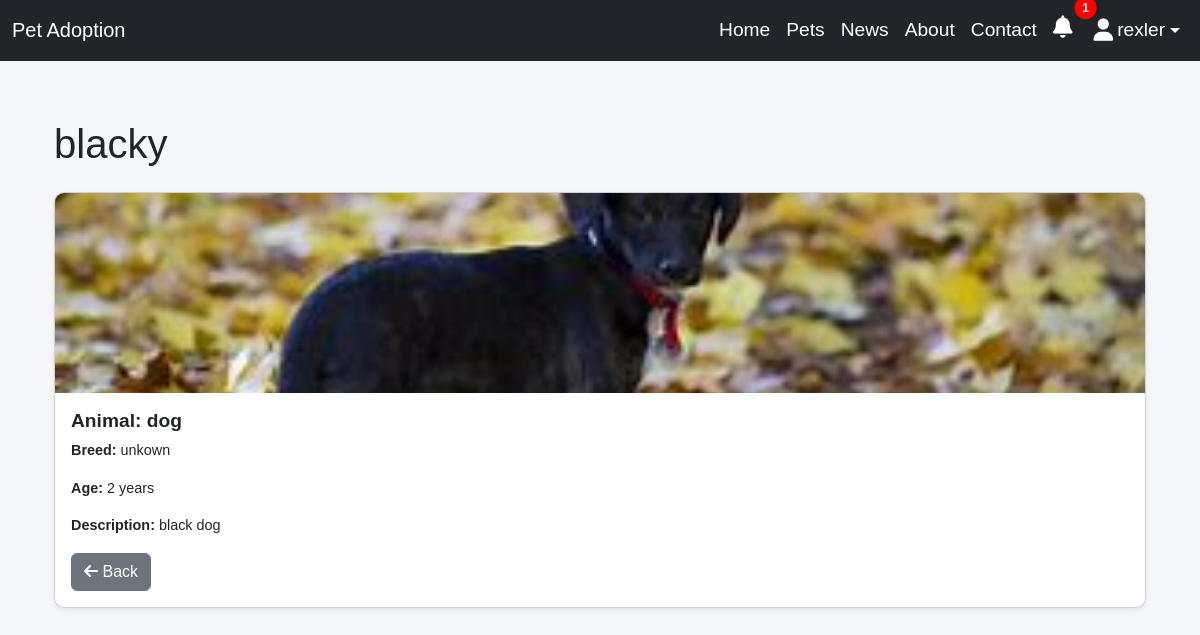
The app's page /pets/1/ (signed in) with its own data.
### accounts/models.py (models this page shows, shortened)
class CustomUser(AbstractUser):
    age = models.IntegerField(null=True, blank=True)
    gender = models.CharField(max_length=10,  choices=[
            ('Male', 'Male'),
            ('Female', 'Female'),
            ('Other', 'Other'),
        ],)
    phone_number = models.CharField(max_length=15)
    image = models.ImageField(upload_to='profile_images/', blank=True, null=True, default='profile_images/default_profile.jpg')

### app/models.py (models this page shows, shortened)
class Pet(models.Model):
    name = models.CharField(max_length=100)
    animal = models.CharField(max_length=50)
    breed = models.CharField(max_length=50)
    age = models.IntegerField()
    description = models.TextField()
    post_image = models.ImageField(upload_to='pets/')
    owner = models.ForeignKey(settings.AUTH_USER_MODEL, null=True, blank=True, on_delete=models.SET_NULL)
    is_adopted = models.BooleanField(default=False)

### app/views.py (the view)
# urls.py: path('pets/<int:pk>/', PetDetailView.as_view(), name='pet_detail'),
class PetDetailView(DetailView):
    model = Pet
    template_name = 'pet/pet_detail.html'
    context_object_name = 'pet'
    def get_context_data(self, **kwargs):
        context = super().get_context_data(**kwargs)
        pet = context['pet']
        existing_application = AdoptionApplication.objects.filter(user=self.request.user, pet=pet).first()
        context['already_applied'] = existing_application and existing_application.status in ['Pending', 'Approved']
        return context

### app/context_processors.py (called while the page is built)
def notification_count(request):
    if request.user.is_authenticated:
        unread_count = Notification.objects.filter(
            Q(sender=request.user) | Q(recipient=request.user),
            is_read=False
        ).count()
    else:
        unread_count = 0
    return {'unread_notifications_count': unread_count}

### app/templates/pet/pet_detail.html (shortened to what this page needs)
{% extends 'app/base.html' %}
{% block content %}
<div class="container mt-4">
    <h1 class="mb-4">{{ pet.name }}</h1>
    <div class="card shadow-sm">
        {% if pet.post_image %}
        <img src="{{ pet.post_image.url }}" class="card-img-top" alt="{{ pet.name }}">
        {% endif %}
        <div class="card-body">
            <h5 class="card-title"><strong>Animal:</strong> {{ pet.animal }}</h5>
            <p class="card-text"><strong>Breed:</strong> {{ pet.breed }}</p>
            <p class="card-text"><strong>Age:</strong> {{ pet.age }} years</p>
            <p class="card-text"><strong>Description:</strong> {{ pet.description }}</p>
            <a href="{% url 'pet_list' %}" class="btn btn-secondary"><i class="fas fa-arrow-left"></i> Back</a>
        </div>
    </div>
</div>
{% endblock content %}

### app/templates/app/base.html (shortened to what this page needs)
<!DOCTYPE html>
{% load static %}
<html lang="en">
<head>
    <link rel="stylesheet" href="https://cdn.jsdelivr.net/npm/bootstrap@5.3.0/dist/css/bootstrap.min.css">
    <link rel="stylesheet" href="https://cdnjs.cloudflare.com/ajax/libs/font-awesome/6.4.2/css/all.min.css">
    <link rel="stylesheet" href="{% static 'css/base.css' %}">
</head>
<body>
    <nav class="navbar navbar-expand-lg navbar-dark bg-dark fixed-top">
        <div class="container-fluid">
            <a class="navbar-brand" href="{% url 'pet_list' %}">Pet Adoption</a>
            <div class="collapse navbar-collapse" id="navbarNav">
                <ul class="navbar-nav ms-auto">
                    <li class="nav-item">
                        <a class="nav-link active" href="{% url 'home' %}">Home</a>
                    </li>
                    <li class="nav-item">
                        <a class="nav-link" href="{% url 'pet_list' %}">Pets</a>
                    </li>
                    <li class="nav-item">
                        <a class="nav-link" href="{% url 'post_list' %}">News</a>
                    </li>
                    <li class="nav-item">
                        <a class="nav-link" href="{% url 'about' %}">About</a>
                    </li>
                    <li class="nav-item">
                        <a class="nav-link" href="{% url 'contact' %}">Contact</a>
                    </li>
                    <li class="nav-item">
                        <a class="nav-link position-relative" href="{% url 'notification_list' %}">
                            <i class="fas fa-bell"></i>
                            {% if unread_notifications_count > 0 %}
                            <span class="badge badge-danger position-absolute top-0 start-100 translate-middle">
                                {{ unread_notifications_count }}
                            </span>
                            {% endif %}
                        </a>
                    </li>
                    {% if user.is_authenticated %}
                    <li class="nav-item dropdown">
                        <a class="nav-link dropdown-toggle d-flex align-items-center" href="#" id="userDropdown" role="button" data-bs-toggle="dropdown" aria-expanded="false">
                            {% if user.profile.image %}
                                <img src="{{ user.profile.image.url }}" alt="Profile" class="rounded-circle me-1" width="30" height="30">
                            {% else %}
                                <i class="fas fa-user me-1"></i>
                            {% endif %}
                            {{ user.username }}
                        </a>
                    </li>
                    {% endif %}
                </ul>
            </div>
        </div>
    </nav>
    <div class="container mt-5 pt-5">
        {% block content %}
        {% endblock %}
    </div>
</body>
</html>

### static/css/base.css (style rules this page uses)
body { font-family: 'Arial', sans-serif; background-color: #f4f6f9; margin: 0; padding: 0; }
a { text-decoration: none; color: inherit; }
.nav-link { color: white !important; font-size: 1.2rem; display: flex; align-items: center; position: relative; padding-right: 20px; }
.nav-link i { font-size: 1.4rem; margin-right: 5px; }
.badge-danger { background-color: red; color: white; font-size: 0.75rem; padding: 5px 8px; border-radius: 50%; }
.card { border-radius: 10px; overflow: hidden; }
.card-img-top { object-fit: cover; height: 200px; width: 100%; }
.card-body { padding: 1rem; }
.card-title { font-size: 1.2rem; font-weight: bold; }
.card-text { font-size: 0.9rem; }

### records on screen
CustomUser: username "rexler"
Pet: name "blacky", post_image (picture), animal "dog", breed "unkown", age "2", description "black dog"

### other values on screen
{{ unread_notifications_count }} "1"
